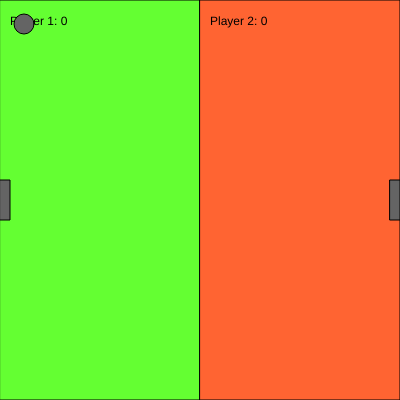
Frame 1 (no input)
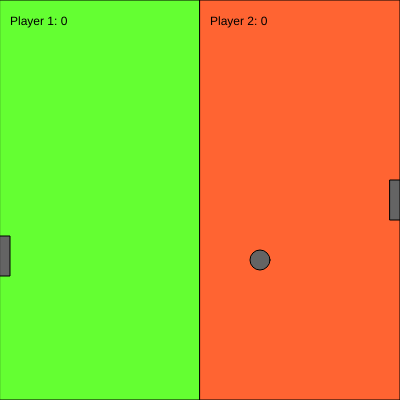
Frame 60 (no input)
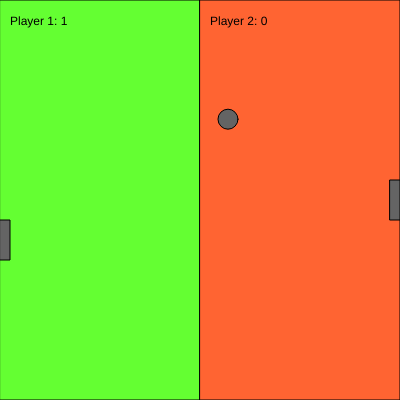
Frame 120 (the mouse pressed at the canvas centre since frame 60)

The p5.js sketch that drew these frames (run headless with seeded random() and noise() and a simulated clock; from frame 60 on, the mouse is pressed at the canvas centre):

// p5.js sketch
// ── sketch.js
function setup() {
  PLAYER_SPEED = 4;
  PLAYER_WIDTH = 10;
  PLAYER_HEIGHT = 40;
  BALL_HEIGHT = PLAYER_HEIGHT/2;
  BALL_SPEED = PLAYER_SPEED;

  p1Score = 0;
  p2Score = 0;

  CANVAS_WIDTH = 400;
  CANVAS_HEIGHT = 400; 

  GREEN_WIDTH = CANVAS_WIDTH/2;

  createCanvas(CANVAS_WIDTH, CANVAS_HEIGHT);
  background(100);

  ball = new Ball(BALL_SPEED, BALL_HEIGHT);
  p1 = new Player(PLAYER_SPEED, 'left', PLAYER_HEIGHT, PLAYER_WIDTH, CANVAS_WIDTH, CANVAS_HEIGHT);
  p2 = new Player(PLAYER_SPEED, 'right', PLAYER_HEIGHT, PLAYER_WIDTH, CANVAS_WIDTH, CANVAS_HEIGHT);
}   

function draw() {
  background(100);
  fill (100, 255, 50);
  rect(0,0,GREEN_WIDTH,CANVAS_HEIGHT);
  fill (255, 100, 50);
  rect(GREEN_WIDTH,0,GREEN_WIDTH,CANVAS_HEIGHT);

  fill(0);
  text ('Player 1: ' + p1Score, 10, CANVAS_HEIGHT/16);
  text ('Player 2: ' + p2Score, CANVAS_WIDTH/2 + 10, CANVAS_HEIGHT/16);

  RANDOMNESS = random() + 0.7;

  ball.drawBall();
  p1.drawPlayer();
  p2.drawPlayer();
}

class Ball {
  constructor(speed, side_length) {
    this.speed = speed;
    this.side_length = side_length;
    this.x_pos = 20;
    this.y_pos = 20;
    this.x_dir = 1;
    this.y_dir = 1;
  }

  updatePosition() {    
    if (this.x_pos >= CANVAS_WIDTH - p2.width - BALL_HEIGHT) {
      if (this.y_pos + BALL_HEIGHT > p2.y_pos && this.y_pos < p2.y_pos + PLAYER_HEIGHT) {
        this.x_dir *= -1 * RANDOMNESS;
        this.y_dir *= RANDOMNESS;
      } else {
        p1Score += 1;
        this.restart();
      }
    } else if (this.x_pos <= PLAYER_WIDTH) {
      if (this.y_pos + BALL_HEIGHT > p1.y_pos && this.y_pos < p1.y_pos + PLAYER_HEIGHT) {
        this.x_dir *= -1 * RANDOMNESS;
        this.y_dir *= RANDOMNESS;
      } else {
        p2Score += 1;
        this.restart();
      }
    }

    if (this.y_pos >= CANVAS_HEIGHT - BALL_HEIGHT) {
      this.y_dir *= -1;
    }

    if (this.y_pos <= 0) {
      this.y_dir *= -1;
    }
    this.x_pos += this.x_dir * this.speed;
    this.y_pos += this.y_dir * this.speed;

  }

  restart() {
    this.x_pos = CANVAS_WIDTH/4;
    this.y_pos = CANVAS_HEIGHT/4;
    this.x_dir = 1;
    this.y_dir = random();
  }

  drawBall() {
    this.updatePosition();
    fill(100);
    ellipse(this.x_pos, this.y_pos, this.side_length, this.side_length);
  }
}

class Player {
  constructor(speed, id, height, width, max_x, max_y) {
    this.id = id;
    this.height = height;
    this.width = width;
    this.max_x = max_x;
    this.max_y = max_y;
    if (id == 'left') {
      this.x_pos = 0;
      this.speed = speed * 2;
    } else {
      this.speed = speed;
      this.x_pos = max_x - width;
    }
    this.y_pos = max_y / 2 - height / 2;
  }

  drawPlayer() {
    this.updatePosition();
    fill(100);
    rect(this.x_pos, this.y_pos, this.width, this.height);
  }

  updatePosition() {
    if (this.id == 'right' && keyIsPressed) {
      if (keyCode == UP_ARROW && this.y_pos > 0) {
        this.y_pos -= this.speed;
      }
      if (keyCode == DOWN_ARROW && this.y_pos < this.max_y - this.height) {
        this.y_pos += this.speed;
      }
    } else if (this.id == 'left') {
      let r = random();
      if (r > .5) {
        if (ball.y_pos > this.y_pos) {
          this.y_pos += this.speed;
        } else if (ball.y_pos - BALL_HEIGHT < this.y_pos) {
          this.y_pos -= this.speed;
        }
    }
    }
  }
}
